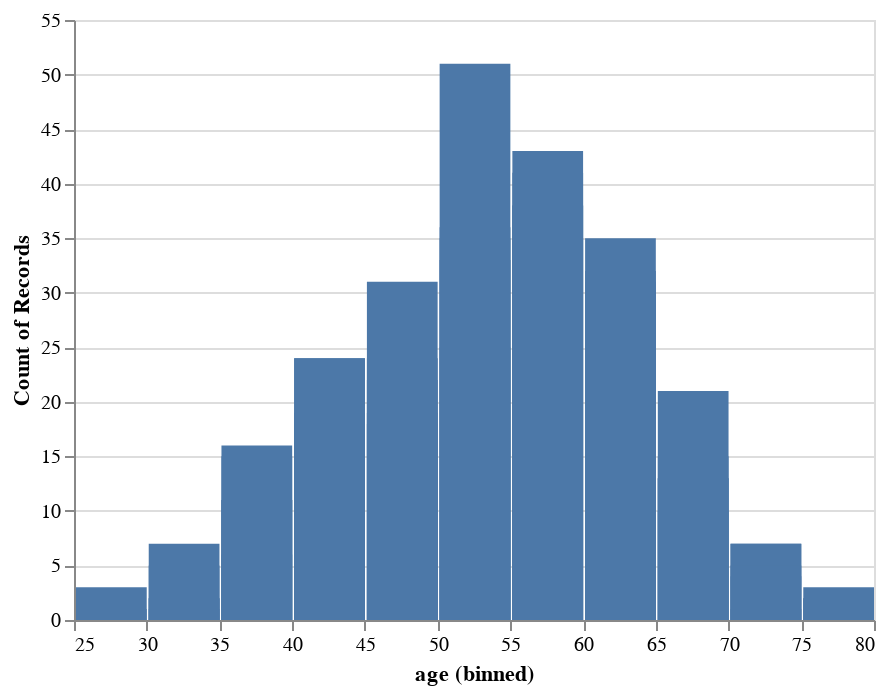

The notebook cell saved with this chart:
### Code cell
alt.Chart(df_cleaned).mark_bar().encode(
    alt.X("age", bin=alt.Bin(extent=[25, 80], step=5)),
    alt.Y("count()"),
    tooltip=["age", "count()"],
)

### Figure 1 — Vega-Lite specification as saved in the notebook (floating-point values rounded to 4 significant figures; data arrays with more than 128 entries replaced by an {"elided": "..."} marker saying what was removed)
{"config": {"view": {"continuousWidth": 400, "continuousHeight": 300}}, "data": {"name": "data-3e7210b68b58422ae6b70f1d2043adbf"}, "mark": "bar", "encoding": {"tooltip": [{"field": "age", "type": "quantitative"}, {"aggregate": "count", "type": "quantitative"}], "x": {"bin": {"extent": [25, 80], "step": 5}, "field": "age", "type": "quantitative"}, "y": {"aggregate": "count", "type": "quantitative"}}, "$schema": "https://vega.github.io/schema/vega-lite/v4.17.0.json", "datasets": {"data-3e7210b68b58422ae6b70f1d2043adbf": {"elided": "920 records"}}}
